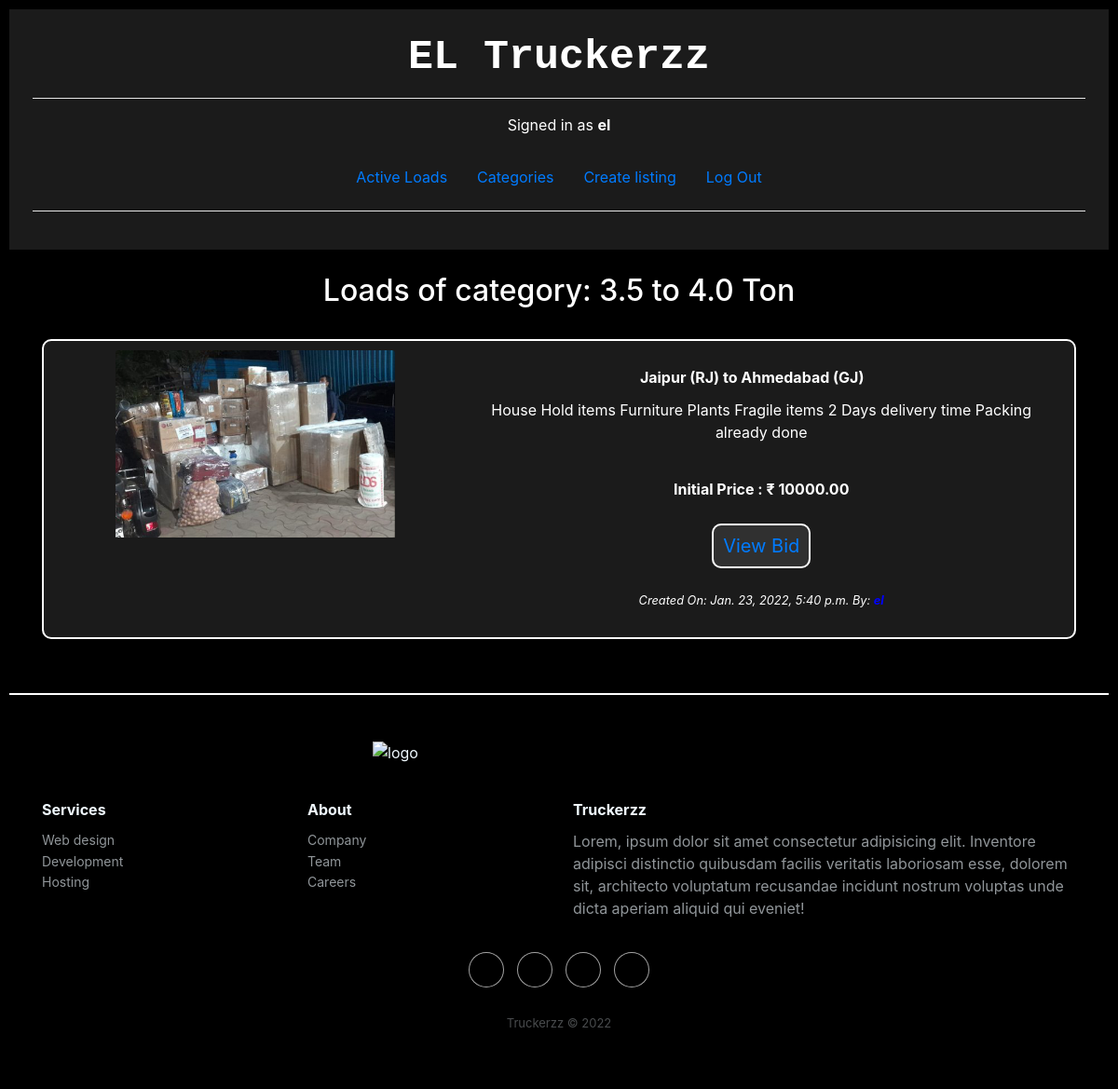
Page /category/21 (signed in) on the earlier database version.
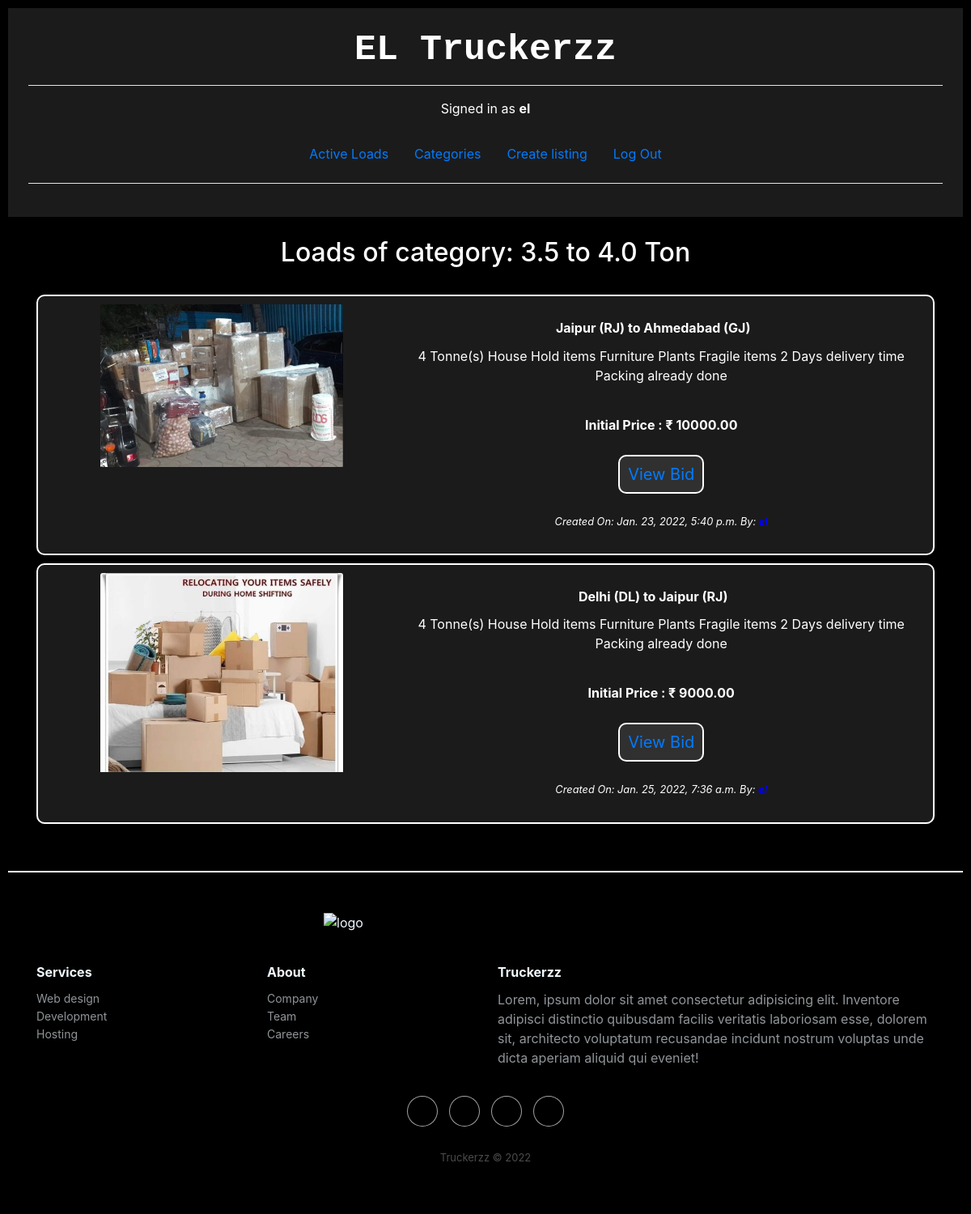
Same page on the later database version.
### auctions/models.py (models this page shows, shortened)
class Listing(models.Model):
    title = models.CharField(max_length=64)
    listing_desc = models.TextField()
    listing_img = models.ImageField(upload_to='listing_images', default=None, blank=True, null=True)
    cat_id = models.ForeignKey(Category, default = 1, on_delete=models.CASCADE)
    starting_price = models.DecimalField(decimal_places=2, max_digits=10, default = 0)
    created_at = models.DateTimeField(auto_now_add=True)
    updated_at = models.DateTimeField(auto_now=True)
    listing_open = models.BooleanField(default=True)
    listing_owner = models.ForeignKey(User, null=True , on_delete=models.CASCADE, related_name='owner')
    listing_winner = models.ForeignKey(User, on_delete=models.CASCADE, blank=True, null=True, related_name='winner')
    listing_final_price = models.DecimalField(decimal_places=2, max_digits=10, default = 0)

### auctions/views.py (the view)
# urls.py: path("category/<int:cat_id>", views.category, name="category"),
@login_required
def category(request, cat_id):
    listings = Listing.objects.all().filter(
        Q(cat_id=cat_id),
        (Q(listing_open=True) | Q(listing_winner=request.user))
    )
    category = Category.objects.get(id=cat_id)
    return render(request, "auctions/categorylist.html", {
        'listings' : listings,
        'category' : category,
        })

### auctions/templates/auctions/categorylist.html (shortened to what this page needs)
{% extends "auctions/layout.html" %}
{% block body %}
    <h2>Loads of category:  {{category.cat_name}}</h2>
    <hr>
    {% for listing in listings %}
    <div class="container bcontent">
        <div class="card" style="margin-bottom: 10px; width: 100%; background-color: #1b1b1b; padding: 10px; border-radius: 10px; border: 2px solid white;">
            <div class="row no-gutters">
                <div style="width: 40%;">
                    <img class="card-img-top" src="{{ listing.listing_img.url }}" alt="{{ listing.title }}" style="max-width: 300px; max-height: 400px;">
                </div>
                <div style="width: 60%;">
                    <div class="card-body ">
                        <h6 class="card-title font-weight-bold">
                            {{ listing.title }}
                        </h6>
                        <p class="card-text">{{ listing.listing_desc }}</p><br>
                        <h6 class="card-title font-weight-bold"><a>Initial Price : ₹ {{ listing.starting_price}}</a></h6>
                        <br><a href='{% url "listing" listing.id %}' class="card-link" style="font-size: 20px; padding: 10px; background-color: #303030; border-radius: 10px; border: 2px white solid;">View Bid</a>
                        <br><br><p class="card-text small align-self-end" style="flex-direction: column; padding-top: 10px;"><i>Created On: {{ listing.created_at }} By: <strong style="color: blue;">{{ listing.listing_owner }}</strong></i></p>
                    </div>
                </div>
            </div>
        </div>
    </div>
    {% endfor %}
{% endblock %}

Differences in the rows shown:
changed Listing "Jaipur (RJ) to Ahmedabad (GJ)": listing_desc "House Hold items Furniture Plants Fragile items 2 Days delivery time Packing already done" → "4 Tonne(s) House Hold items Furniture Plants Fragile items 2 Days delivery time Packing already done"
added Listing: listing_img (picture), title "Delhi (DL) to Jaipur (RJ)", listing_desc "4 Tonne(s) House Hold items Furniture Plants Fragile items 2 Days delivery time Packing already done", starting_price "9000.00", created_at "Jan. 25, 2022, 7:36 a.m."
